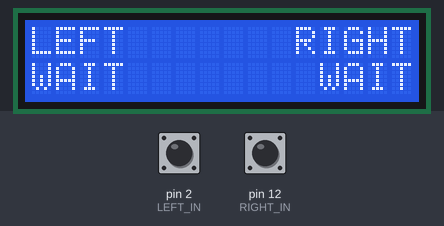
The sketch below on a simulated Arduino Uno, built with avr-gcc and run on an emulated ATmega328P. Parts: 16×2 character LCD. The inputs (shaded band) are chosen by the test bench; at power-on: pin 2 (LEFT_IN) LOW, pin 12 (RIGHT_IN) LOW. The local clock reads 2024-03-15 10:24:30 at power-on unless the sketch sets it; what the sketch prints to the serial monitor is not drawn.

Above: at 0.8 s.
0.9 s: pin 2 (LEFT_IN) pulled HIGH for 0.15 s
At 1.0 s:
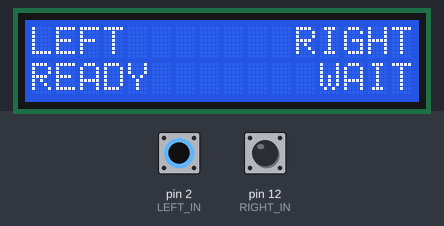
2.5 s: pin 12 (RIGHT_IN) pulled HIGH for 0.15 s
At 2.6 s:
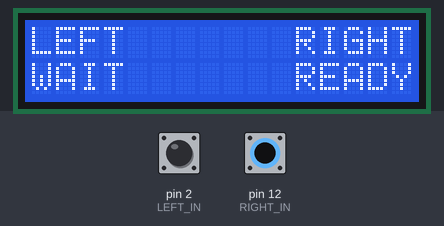
4.1 s: pin 12 (RIGHT_IN) pulled HIGH for 3.2 s
8.8 s: pin 2 (LEFT_IN) pulled HIGH for 3.2 s
At 10.2 s:
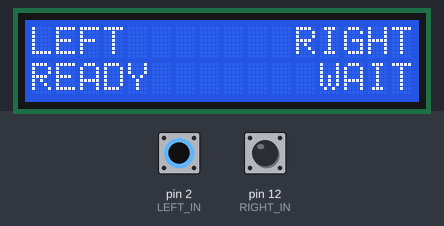
13.5 s: pin 2 (LEFT_IN) driven HIGH and pin 12 (RIGHT_IN) driven HIGH
At 14.3 s:
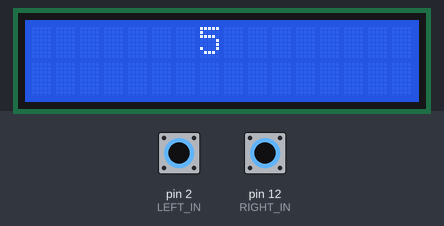
16.5 s: pin 2 (LEFT_IN) driven LOW
At 29.2 s:
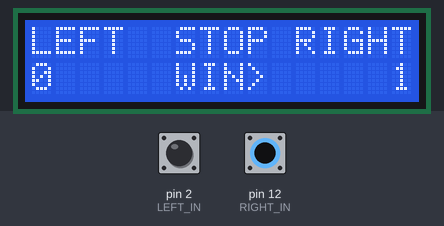
Timing chart, 0 to 29.5 s (numbered marks = the images above; inputs shaded):
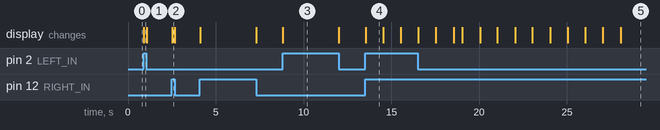

Measured:
- after the input at 0.9 s, the display: changes at once (image 1)
- after the input at 2.5 s, the display: changes at once (image 2)
- after the input at 8.8 s, the display: changes at once (image 3)
- after the input at 13.5 s, the display: changes at once (image 4)
- what the display in image 4 shows lasts 1.0 s, from 13.5 s to 14.5 s

The sketch:

sketch_mar21b.ino
```cpp
#include <Wire.h>
#include <LiquidCrystal_I2C.h>
#include <ThreeWire.h>
#include <RtcDS1302.h>
#include <avr/wdt.h>
#define LEFT_IN 2
#define RIGHT_IN 12
LiquidCrystal_I2C lcd (0x27, 16, 2);
ThreeWire myWire(33, 31, 35);
RtcDS1302<ThreeWire> Rtc(myWire);
int left_count = 0, right_count = 0;
const int TIME_INTERVAL = 20, TIME_LIMIT = 10;;
bool left_prev = false, right_prev = false;
uint32_t endTime;
int32_t leftTime = TIME_LIMIT;
void setup() {
  Serial.begin(115200);
  pinMode(LEFT_IN, INPUT);
  pinMode(RIGHT_IN, INPUT);
  Rtc.Begin();
  lcd.init();
  lcd.backlight();
  lcd.clear();
  wait();
  showScore(0, 0);
  start(5);
  endTime = Rtc.GetDateTime().Epoch32Time() + 10;
}
void loop() {
  leftTime = endTime - Rtc.GetDateTime().Epoch32Time();
  if (leftTime > 0) {
    if (digitalRead(LEFT_IN) == HIGH && left_prev == false)
      left_count++;
    if (digitalRead(RIGHT_IN) == HIGH && right_prev == false)
      right_count++;
    left_prev = digitalRead(LEFT_IN);
    right_prev = digitalRead(RIGHT_IN);
    showScore(left_count, right_count);
  }
  else {
    Serial.println(String(F("P:3")));
    showScore(left_count, right_count);
    lcd.setCursor(6, 0);
    lcd.print("STOP");
    lcd.setCursor(6, 1);
    if (left_count > right_count) {
      lcd.print("<WIN");
      terminate(1);
    }
    else if (left_count < right_count) {
      lcd.print("WIN>");
      terminate(2);
    }
    else {
      lcd.print("DRAW");
      terminate(3);
    }
  }
  delay(TIME_INTERVAL);
}
void wait() {
  Serial.println(String(F("P:0")));
  lcd.setCursor(0, 0);
  lcd.print("LEFT");
  lcd.setCursor(11, 0);
  lcd.print("RIGHT");
  while (digitalRead(LEFT_IN) == LOW || digitalRead(RIGHT_IN) == LOW) {
    lcd.setCursor(0, 1);
    lcd.print(digitalRead(LEFT_IN) == HIGH ? "READY" : "WAIT ");
    lcd.setCursor(11, 1);
    lcd.print(digitalRead(RIGHT_IN) == HIGH ? "READY" : " WAIT");
    Serial.println(String(F("S:")) + (digitalRead(LEFT_IN) == HIGH ? "1" : "0") + (digitalRead(RIGHT_IN) == HIGH ? "1" : "0"));
  }
}
void start(int sec) {
  Serial.println(String(F("P:1C:")) + sec);
  lcd.clear();
  for (int i = 0; i < sec; i++) {
    Serial.println(String(F("P:1C:")) + (sec - i));
    lcd.setCursor(7, 0);
    lcd.print(sec - i);
    delay(1000);
  }
  lcd.setCursor(7, 0);
  Serial.println(String(F("P:2")));
  lcd.print("GO");
}
void showScore(int left, int right) {
  lcd.setCursor(0, 0);
  lcd.print("LEFT");
  lcd.setCursor(11, 0);
  lcd.print("RIGHT");
  lcd.setCursor(0, 1);
  lcd.print(left);
  lcd.setCursor(16 - String(right).length(), 1);
  lcd.print(right);
  lcd.setCursor(7 , 1);
  lcd.print((leftTime < 10 ? " " : "") + String(leftTime));
  Serial.println(String(F("T:")) + leftTime + String(F("L:")) + left + String(F("R:")) + right);
}
void terminate(int result)
{
  if (result == 1)
    Serial.println("W:1");
  else if (result == 2)
    Serial.println("W:2");
  else
    Serial.println("W:3");
  delay(10000);
  wdt_enable(WDTO_15MS);
  while(1);
}
```
